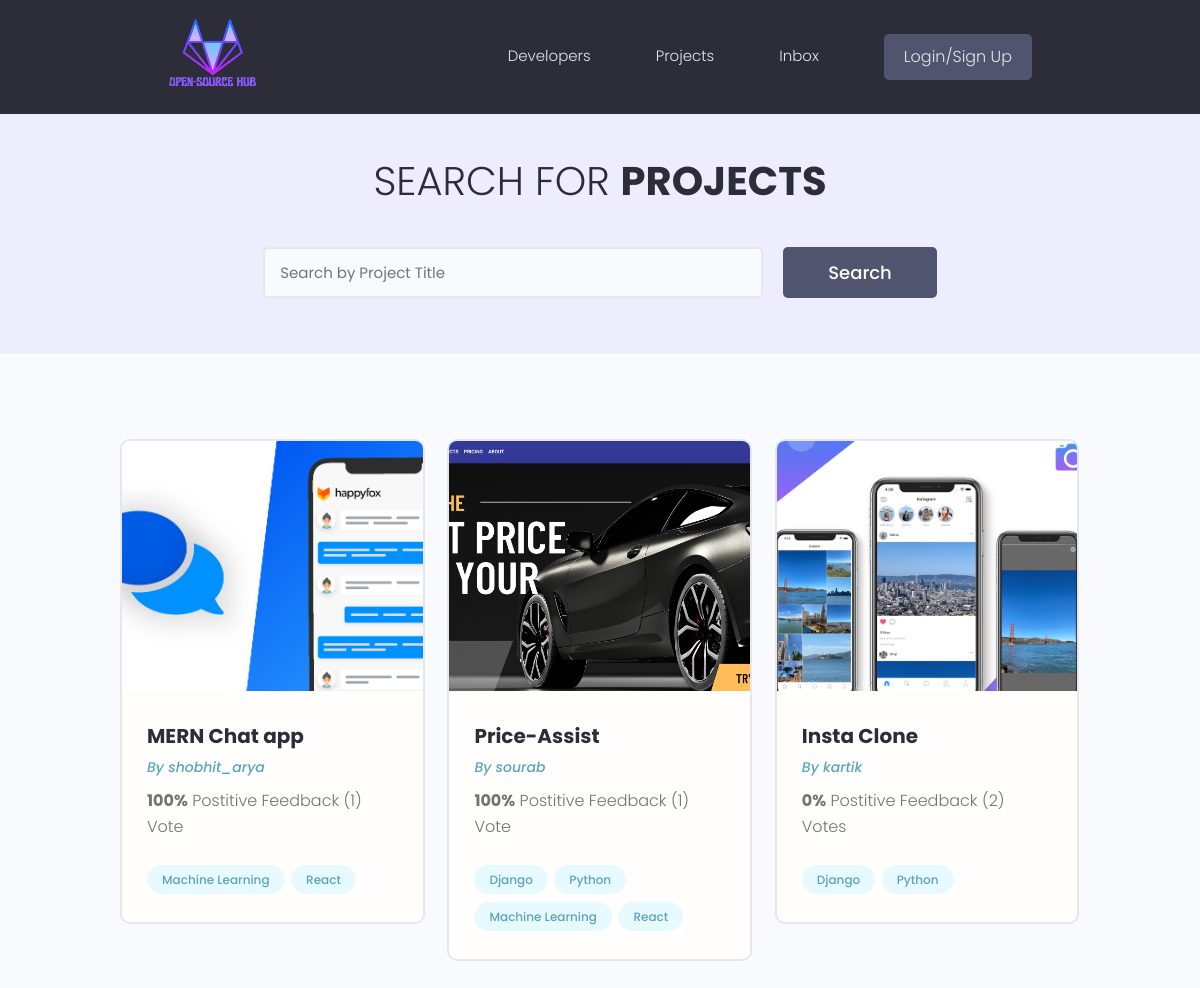
The page / on the database its author committed.
### projects/models.py (models this page shows, shortened)
class Project(models.Model):
    owner=models.ForeignKey(Profile,null=True,on_delete=models.SET_NULL)
    title=models.CharField(max_length=200)
    featured_image=models.ImageField(default="",null=True, blank=True)
    description=models.TextField(null=True,blank=True)
    demo_link=models.CharField(max_length=2000, null=True, blank=True)
    source_link=models.CharField(max_length=2000, null=True, blank=True)
    tags=models.ManyToManyField("Tag", blank=True)
    vote_total=models.IntegerField(default=0,null=True,blank=True)
    vote_ratio=models.IntegerField(default=0,null=True,blank=True)
    created=models.DateTimeField(auto_now_add=True)
    id=models.UUIDField(default=uuid.uuid4,unique=True,primary_key=True,editable=False)
    class Meta:
        ordering=['-vote_ratio','-vote_total','title']

class Tag(models.Model):
    name=models.CharField(max_length=200)
    created=models.DateTimeField(auto_now_add=True)
    id= models.UUIDField(default=uuid.uuid4, unique=True, primary_key=True, editable=False)
    def __str__(self):
        return self.name

### users/models.py (models this page shows)
class Profile(models.Model):
    user=models.OneToOneField(User, on_delete=models.CASCADE, null=True,blank=True)
    name=models.CharField(max_length=200,blank=True,null=True)
    email=models.EmailField(max_length=500, blank=True, null=True)
    username=models.CharField(max_length=200,blank=True,null=True)
    location=models.CharField(max_length=200,blank=True,null=True)
    short_intro=models.CharField(max_length=200,blank=True,null=True)
    bio=models.TextField(blank=True,null=True)
    profile_image=models.ImageField(null=True,blank=True, upload_to='profiles/',default="profiles/user-default.png")
    github=models.CharField(max_length=200,blank=True,null=True)
    linkedin=models.CharField(max_length=200,blank=True,null=True)
    portfolio=models.CharField(max_length=200,blank=True,null=True)
    created=models.DateTimeField(auto_now_add=True)
    id=models.UUIDField(default=uuid.uuid4,primary_key=True,editable=False)
    def __str__(self):
        return str(self.user.username)

### projects/views.py (the view)
# urls.py: path('', include("projects.urls")),
def projects(request):
    search_query=''
    if request.GET.get('search_query'):
        search_query=request.GET.get('search_query')
    tags=Tag.objects.filter(name__icontains=search_query)
    projectsObj=Project.objects.distinct().filter(
        Q(title__icontains=search_query)|
        Q(description__icontains=search_query)|
        Q(owner__name__icontains=search_query)|
        Q(tags__in=tags)
    )
    custom_range,projectsObj =paginateProjects(request,projectsObj,6)
    files={'Projects':projectsObj,'search_query':search_query, 'custom_range':custom_range}
    return render(request,"projects/allprojs.html",files)

### projects/views.py (called while the page is built)
def paginateProjects(request, projects, results):
    page = request.GET.get('page')
    paginator = Paginator(projects, results)
    try:
        projects = paginator.page(page)
    except PageNotAnInteger:
        page = 1
        projects = paginator.page(page)
    except EmptyPage:
        page = paginator.num_pages
        projects = paginator.page(page)
    leftIndex = (int(page) - 4)
    if leftIndex < 1:
        leftIndex = 1
    rightIndex = (int(page) + 5)
    if rightIndex > paginator.num_pages:
        rightIndex = paginator.num_pages + 1
    custom_range = range(leftIndex, rightIndex)
    return custom_range, projects

### projects/templates/projects/allProjs.html (shortened to what this page needs)
{% extends 'basic.html' %}
{% block content %}
<main class="projects">
    <section class="hero-section text-center">
      <div class="container container--narrow">
        <div class="hero-section__box">
          <h2>Search for <span>Projects</span></h2>
        </div>
        <div class="hero-section__search">
          <form class="form" action="{% url 'projects' %}" method="get">
            <div class="form__field">
              <input class="input input--text" id="formInput#search" type="text" name="search_query"
                placeholder="Search by Project Title" value="{{search_query}}" />
            </div>
            <input class="btn btn--sub btn--lg" type="submit" value="Search" />
          </form>
        </div>
      </div>
    </section>
    <section class="projectsList">
      <div class="container">
        <div class="grid grid--three">
          {% for project in Projects %}
          <div class="column">
            <div class="card project">
              <a href="{% url 'project' project.id %}" class="project">
                <img class="project__thumbnail" src="{{project.featured_image.url}}" alt="project thumbnail" />
                <div class="card__body">
                  <h3 class="project__title">{{ project.title}}</h3>
                  <p><a class="project__author" href="{% url 'user-profile' project.owner.id %}">By {{project.owner}}</a></p>
                  <p class="project--rating">
                    <span style="font-weight: bold;">{{project.vote_ratio}}%</span> Postitive
                    Feedback ({{project.vote_total}}) Vote{{project.vote_total|pluralize:"s"}}
                  </p>
                  <div class="project__tags">
                    {% for tag in project.tags.all %}
                    <span class="tag tag--pill tag--main">
                      <small>{{tag}}</small>
                    </span>
                    {% endfor %}
                  </div>
                </div>
              </a>
            </div>
          </div>
          {% endfor %}
        </div>
      </div>
    </section>
  </main>
{% endblock content%}

### static/styles/app.css (style rules this page uses)
:root { --color-sub: #2d2d39; }
.btn--sub { background-color: var(--color-sub-light); }
.card { border: 2px solid var(--color-light); }
img { width: 100%; }
.hero-section { height: 40vh; display: flex; align-items: center; background-color: var(--color-sub); }
.hero-section__box { margin-bottom: 4rem; }
.hero-section__box > h2, .hero-section__box > h2 > span { font-size: 4rem; color: var(--color-light); line-height: 1.3; text-transform: uppercase; }
.hero-section__box > h2 { font-weight: 300; }
.hero-section__box > h2 > span { font-weight: 700; }
.hero-section__search > .form { display: flex; align-items: center; justify-content: center; gap: 2rem; }
.hero-section__search > .form input.input--text { width: 50rem; }
.project__author { font-size: 1.4rem; font-style: italic; }
.project--rating { margin-bottom: 1.6em; margin-top: .5em; }
.projects > .hero-section { background: var(--color-sub-lighter); height: 30vh; }
.projects .hero-section__box { margin-bottom: 2.5rem; }
.projects .hero-section__box > h2 { color: var(--color-sub); }
.projects .hero-section__box > h2 > span { font-weight: 700; color: var(--color-sub); }
.projectsList { margin-top: 8rem; }
.project__thumbnail { height: 25rem; object-fit: cover; object-position: top center; }
.project__title { font-size: 2rem; font-weight: 700; color: var(--color-sub); }

### static/uikit/styles/modules/_variables.css (style rules this page uses)
:root { --color-main: #5aa5b9; --color-main-light: #e6faff; --color-sub: #3f4156; --color-sub-light: #51546e; --color-sub-lighter: #ededfd; --color-text: #737373; --color-gray: #8b8b8b; --color-light: #e5e7eb; --color-light-gray: #767676; --color-bg: #f8fafd; --color-white: #fffefd; --color-white-light: #f3f3f3; --color-success: #359e64; --color-success-bg: #def8e8; --color-error: #fc4b0b; --color-error-bg: #fff2ee; --font-base: 'Poppins', arial, helvetica, 'Segoe UI', roboto, ubuntu, sans-serif; --font-monospace: 'Fira Code', 'Courier New', courier, monospace; --font-regular: 300; --font-medium: 500; --font-bold: 700; --generic-shadow: 1px 1px 5px #00000010; --generic-transition: all 0.3s ease-in-out; }

### static/uikit/styles/modules/_base.css (style rules this page uses)
* { margin: 0; padding: 0; box-sizing: border-box; text-rendering: optimizeLegibility; color: inherit; font-size: inherit; }
html { font-size: 50%; }
@media only screen and (min-width: 480px) { html { font-size: 56.25%; } }
@media only screen and (min-width: 1200px) { html { font-size: 62.5%; } }
body { line-height: 1.6; font-weight: 400; font-size: 1.5rem; color: var(--color-text); background-color: var(--color-bg); min-height: 100vh; }

### static/uikit/styles/modules/_typography.css (style rules this page uses)
* { font-family: var(--font-base); }
h2 { font-size: 3.6rem; font-weight: var(--font-bold); }
h3 { font-size: 3.2rem; font-weight: var(--font-medium); }
p, span, strong { font-size: 1.6rem; color: var(--color-text); font-weight: var(--font-regular); }
a { padding-bottom: 2px; text-decoration: none; display: inline-block; color: var(--color-main); font-weight: var(--font-medium); }

### static/uikit/styles/modules/_utilities.css (style rules this page uses)
.container { width: 92%; max-width: 165rem; margin: 0 auto; box-sizing: border-box; }
.container--narrow { width: 92%; max-width: 120rem; }
@media screen and (min-width: 1000px) { .container { width: 90%; } }
@media screen and (min-width: 1000px) { .container--narrow { width: 85%; } }
@media screen and (min-width: 1200px) { .container { width: 80%; } }
@media screen and (min-width: 1200px) { .container--narrow { width: 72%; } }
.text-center { text-align: center; }

### static/uikit/styles/modules/_button.css (style rules this page uses)
.btn { display: inline-block; position: relative; cursor: pointer; background-color: var(--color-light); font-weight: var(--font-medium); color: var(--color-sub); text-decoration: none; padding: 1rem 2rem; border-radius: 0.5rem; border: none; width: -webkit-fit-content; width: -moz-fit-content; width: fit-content; height: -webkit-fit-content; height: -moz-fit-content; height: fit-content; font-size: 1.6rem; outline-width: 0; outline-color: transparent; -webkit-backface-visibility: hidden; backface-visibility: hidden; transition: all 0.3s ease-in-out; }
.btn--sub { background-color: var(--color-sub); color: var(--color-white); }
.btn--lg { font-size: 1.8rem; padding: 1.2rem 4.5rem; }

### static/uikit/styles/modules/_card.css (style rules this page uses)
.card { border-radius: 1rem; background-color: var(--color-white); border: 1.5px solid var(--color-light); width: auto; height: auto; margin-top: 0.5rem; margin-bottom: 0.5rem; overflow: hidden; }
.card__body, .card__header { padding: 2rem 2.5rem; }

### rows shown on the page
Project: featured_image (picture), title "MERN Chat app", owner "shobhit_arya", vote_ratio "100", vote_total "1"
Tag: name "Machine Learning"
Tag: name "React"
Project: featured_image (picture), title "Price-Assist", owner "sourab", vote_ratio "100", vote_total "1"
Tag: name "Django"
Tag: name "Python"
Project: featured_image (picture), title "Insta Clone", owner "kartik", vote_ratio "0", vote_total "2"
